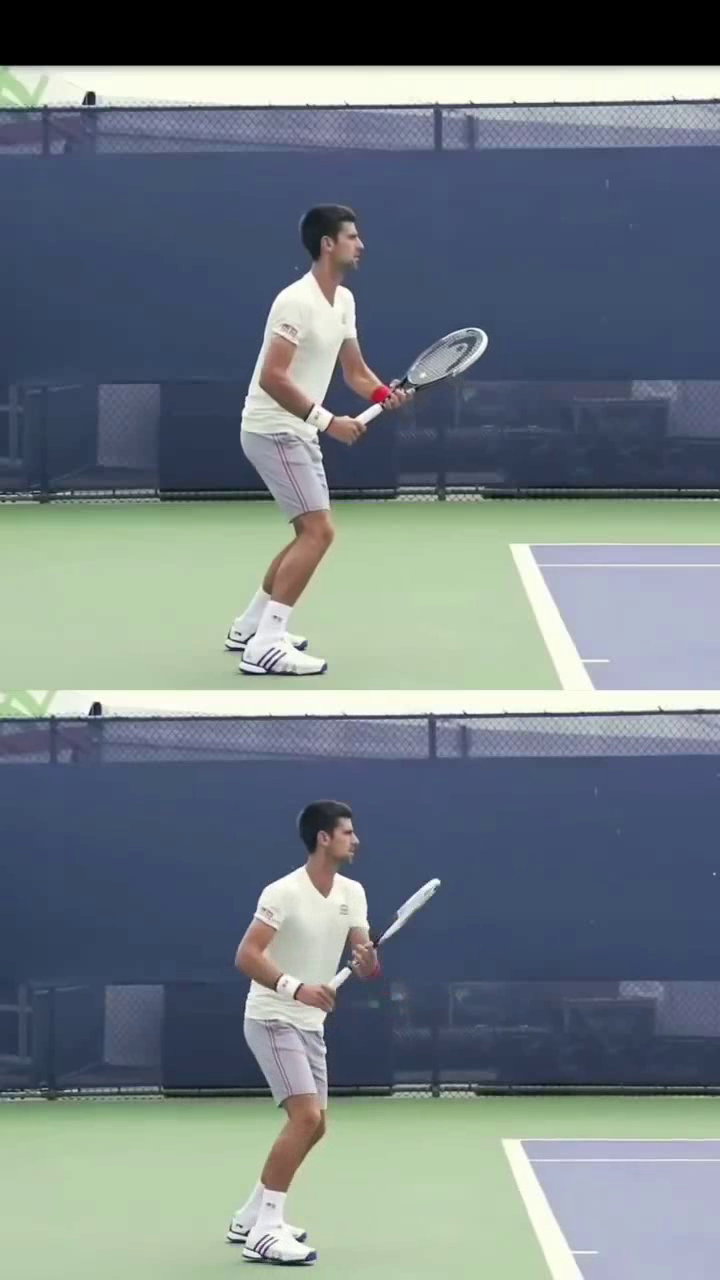
#> input picture frame 6 of filename.avi, 720 x 1280 px, given in place of swing_short.mp4, which was not available
$ python test.py
#> lines starting #> are read from the running program, lines starting #| are printed output that depends on the picture; pictures that were not available may be replaced by others from this repository, and a replacement may not be noted
import cv2
from pathlib import Path

# Define video source
video_path = str(Path('data/video/swing_short.mp4'))

# Get video capture object
cap = cv2.VideoCapture(video_path)

# Get video properties
width = int(cap.get(cv2.CAP_PROP_FRAME_WIDTH))
height = int(cap.get(cv2.CAP_PROP_FRAME_HEIGHT))
fps = cap.get(cv2.CAP_PROP_FPS)

# Define the desired resized width and height
resized_width = int(width * 0.5)  # You can adjust the scaling factor as needed
resized_height = int(height * 0.5)

# Iterate through available codecs and try writing a small video
codecs_to_try = ['MJPG', 'mp4v', 'H264']
for codec in codecs_to_try:
    try:
        # Define the output video file
        output_path = f"output_{codec}.mp4"

        # Initialize VideoWriter with the codec
        fourcc = cv2.VideoWriter_fourcc(*codec)
        out = cv2.VideoWriter(output_path, fourcc, fps, (resized_width, resized_height))  # Use resized dimensions

        # Write all frames
        while True:
            ret, frame = cap.read()
            if not ret:
                break

            # Resize the frame
            frame_resized = cv2.resize(frame, (resized_width, resized_height))

            out.write(frame_resized)

        # Release VideoWriter
        out.release()
        print(f"Successfully created video with codec: {codec}")

    except Exception as e:
        print(f"Failed to create video with codec {codec}. Error: {e}")

# Release video capture object
cap.release()

$ run again, starting later in the video
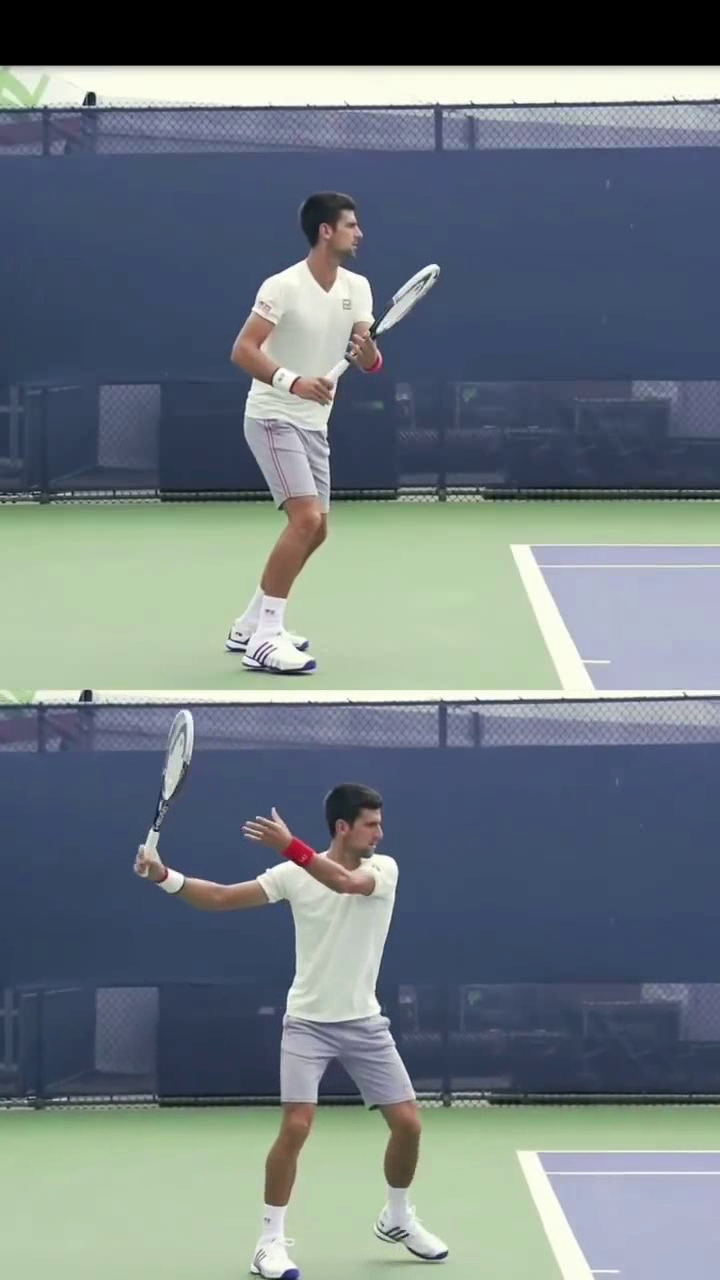
#> input picture frame 27 of filename.avi, 720 x 1280 px, given in place of swing_short.mp4, which was not available

$ run again, starting later in the video
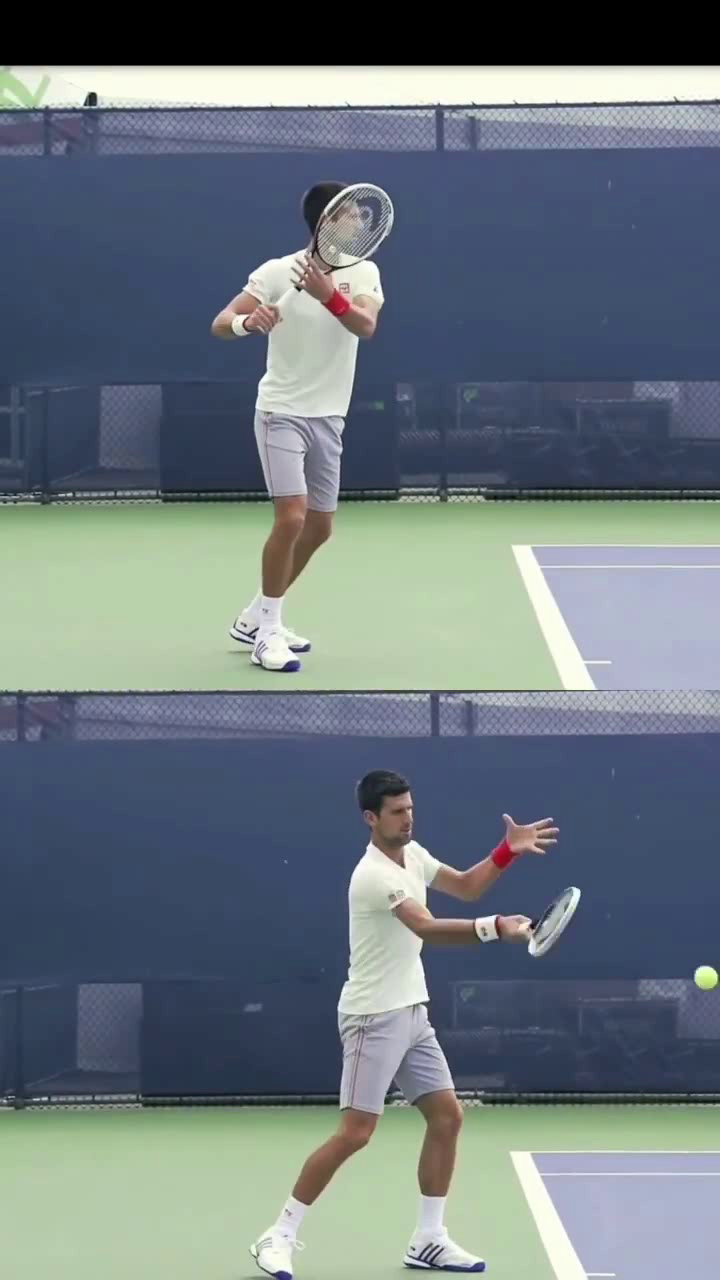
#> input picture frame 48 of filename.avi, 720 x 1280 px, given in place of swing_short.mp4, which was not available
#> the loop `for codec in codecs_to_try:` made 3 passes
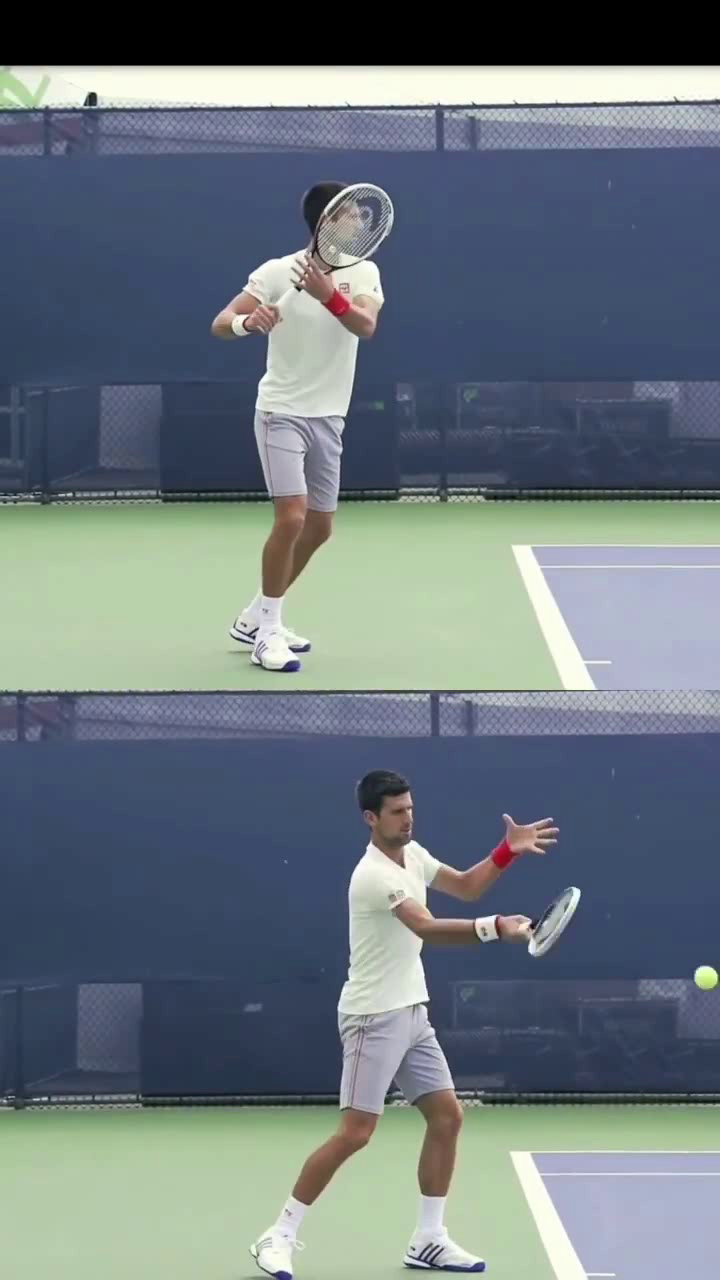
#> input picture frame 48 of filename.avi, 720 x 1280 px, given in place of swing_short.mp4, which was not available
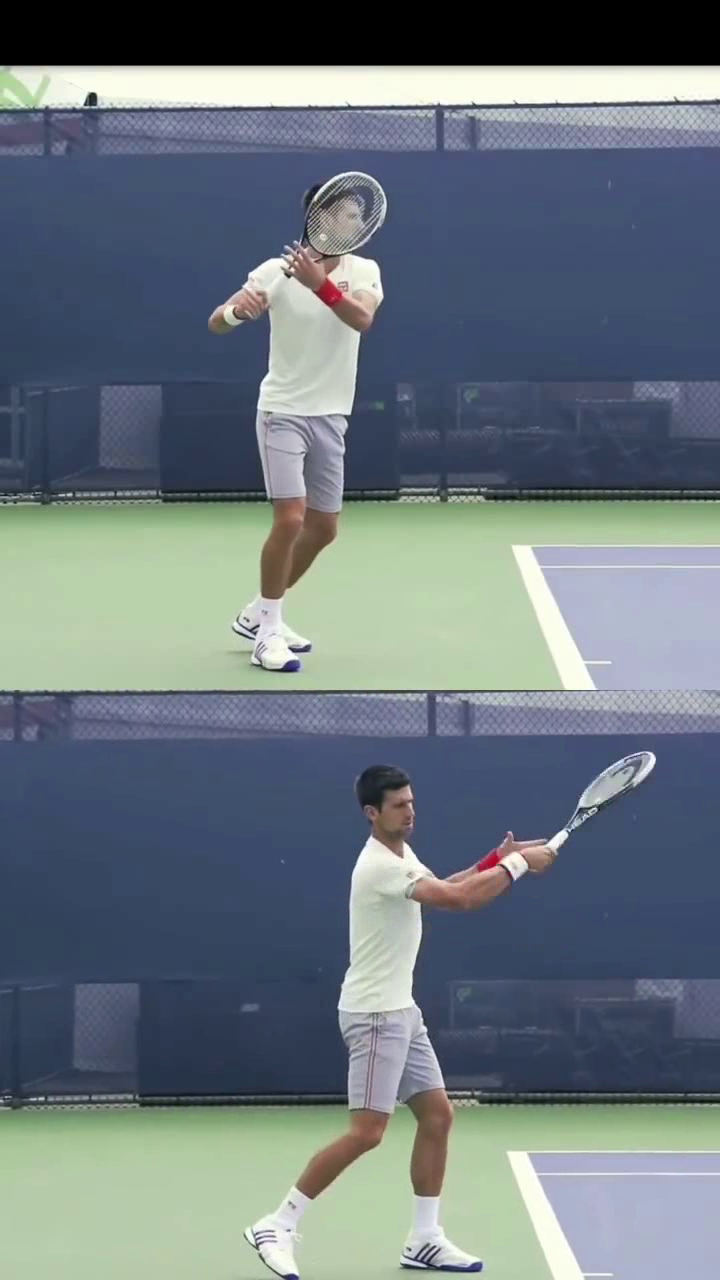
#> input picture frame 52 of filename.avi, 720 x 1280 px, given in place of swing_short.mp4, which was not available
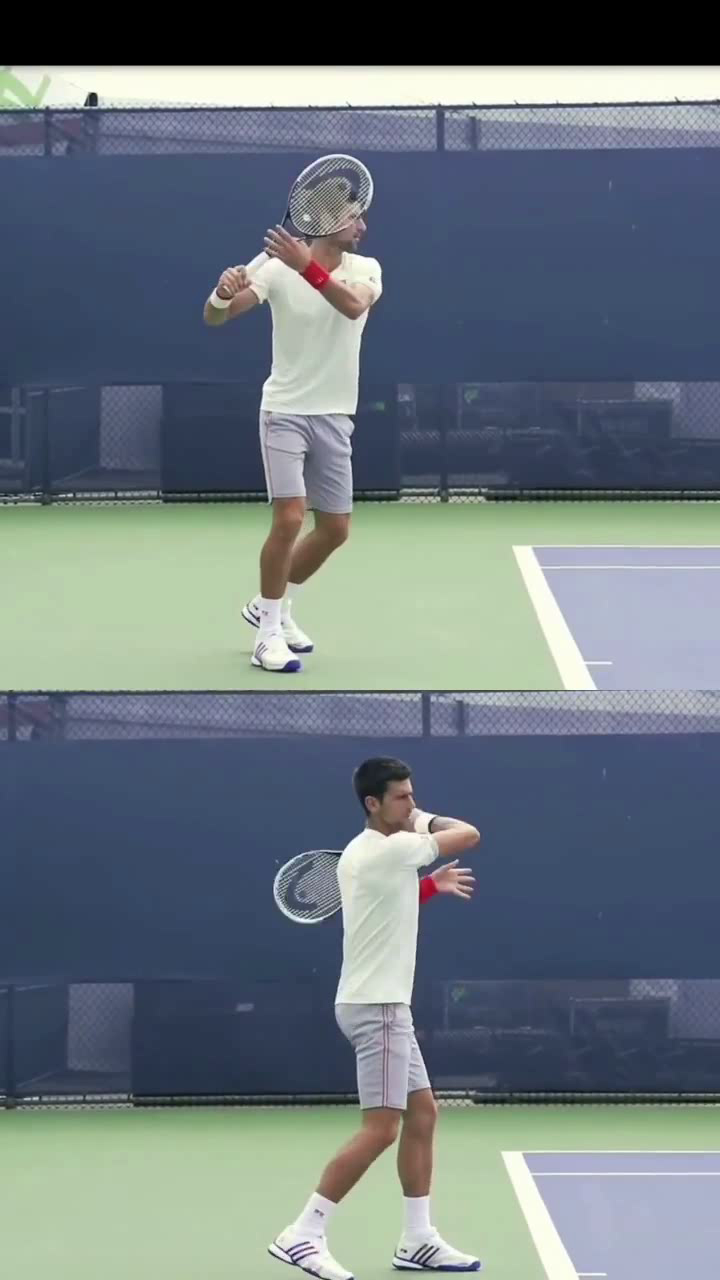
#> input picture frame 60 of filename.avi, 720 x 1280 px, given in place of swing_short.mp4, which was not available
